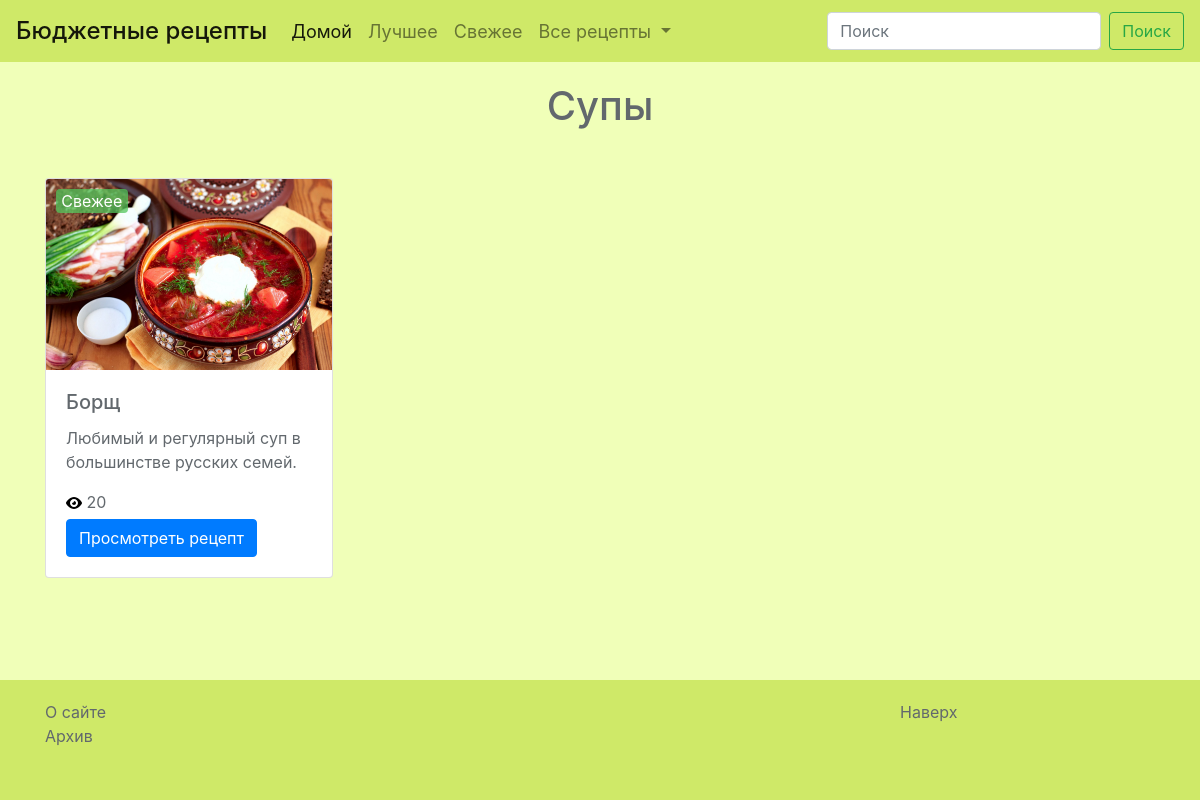
/tags/?pokushatz=Суп, run on the app's committed database.
### recipes/models.py (models this page shows, shortened)
class Recipe(models.Model):
    TAG_CHOICES = (('Горячее блюдо', 'Горячее блюдо'), ('Холодное блюдо', 'Холодное блюдо'), ('Салат', 'Салат'), ('Суп', 'Суп'), ('Выпечка', 'Выпечка'))
    STATUS_CHOICES = (('Свежее', 'Свежее'), ('Популярное', 'Популярное'), ('Лучшее', 'Лучшее'), ('Архив', 'Архив'))
    name = models.CharField(max_length=64, default=None)
    description = models.TextField(default=None, max_length=100, blank=True, null=True)
    ingredients = models.TextField(default=None)
    full_recipe = models.TextField(default=None)
    views_counter = models.IntegerField(default=None, blank=True, null=True)
    tag = models.CharField(max_length=64, choices=TAG_CHOICES, default=None)
    status = models.CharField(max_length=64, choices=STATUS_CHOICES, default=None, blank=True, null=True)
    image = models.ImageField(upload_to='recipes/images/', blank=True)
    created = models.DateTimeField(auto_now_add=True, auto_now=False)
    updated = models.DateTimeField(auto_now_add=False, auto_now=True)
    class Meta:
        verbose_name='Рецепт'
        verbose_name_plural='Рецепты'

### landing/views.py (the view)
# urls.py: url(r'^tags/$', views.tags, name = 'tags'),
def tags(request):
	pokushatz = request.GET.get('pokushatz')
	recipes = Recipe.objects.filter(tag=pokushatz)
	if pokushatz == 'Суп':
		header = 'Супы'
	if pokushatz == 'Салат':
		header = 'Салаты'
	if pokushatz == 'Горячее блюдо':
		header = 'Горячие блюда'
	if pokushatz == 'Холодное блюдо':
		header = 'Холодные блюда'
	if pokushatz == 'Выпечка':
		header = 'Выпечка'
	return render(request, 'landing/pokushatz.html', locals())

### templates/landing/pokushatz.html (shortened to what this page needs)
{% extends 'base.html' %}
{% load staticfiles %}
    {% block content %}
        <div class='container'>
            <div class='row'>
                <div class='col-12'>
                    <h1 class='text-center'>{{ header }}</h1>
                </div>
            </div>
            <div class='row justify-content-center'>
                {% if recipes %}
                    {% for recipe in recipes %}
                        <div class='col'>
                            <div class="card" style="width: 18rem;">
                                <img class="card-img-top" src="{{ recipe.image.url }}">
                                <div class="card-body">
                                    <h5 class="card-title">{{ recipe.name }}</h5>
                                    <p class="card-text">{{ recipe.description }}</p>
                                    {% if recipe.status == 'Свежее' %}
                                        <span class='recipe-status new'>{{ recipe.status }}</span>
                                    {% endif %}
                                    <img src="{% static 'img/view.svg' %}">
                                    <span class='recipe-views'> {{ recipe.views_counter }} </span><br>
                                    <a href="{% url 'recipe' recipe.id %}" class="btn btn-primary">Просмотреть рецепт</a>
                                </div>
                            </div>
                        </div>
                    {% endfor %}
                {% endif %}
            </div>
        </div>
    {% endblock %}

### static/css/recipes/style.css (style rules this page uses)
html { height: 100%; position: relative; }
body { min-height: 100%; position: relative; background-color: #F0FFB8 !important; }
.card { margin-top: 40px; position: relative; }
.btn-primary { margin-top: 5px; }
.recipe-status { position: absolute; width: 25%; color: white; top: 10px; left: 10px; text-align: center; border-radius: 4px; }
.new { background-color: #53c75cbd; }
.container { padding-top: 20px; color: #62686d; }

### data on the page
Recipe: image (picture), name "Борщ", description "Любимый и регулярный суп в большинстве русских семей.", status "Свежее", views_counter "20"

### other printed values
{{ header }} "Супы"
